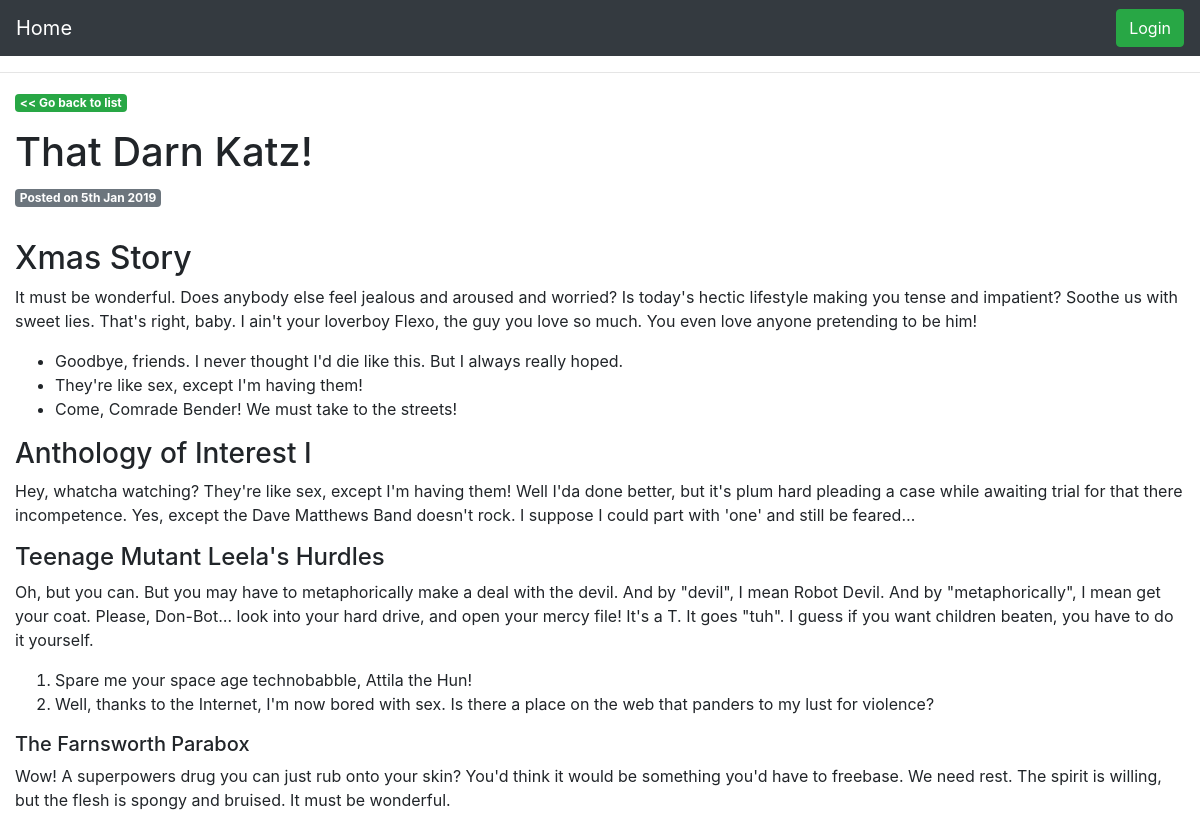
Screenshot of /viewpost.php?id=2 with the database file from the repository.
### tables this page shows
CREATE TABLE `blog_posts` (
  `postID` int(11) unsigned NOT NULL AUTO_INCREMENT,
  `postTitle` varchar(255) DEFAULT NULL,
  `postDesc` text,
  `postCont` text,
  `postDate` datetime DEFAULT NULL,
  PRIMARY KEY (`postID`)
);

### viewpost.php (the view, shortened to what this page needs)
<?php require('includes/config.php');
$stmt = $db->prepare('SELECT postID, postTitle, postCont, postDate FROM blog_posts WHERE postID = :postID');
$stmt->execute(array(':postID' => $_GET['id']));
$row = $stmt->fetch();
?>
<!DOCTYPE html>
<html lang="en">
<head>
     <link rel="stylesheet" href="https://stackpath.bootstrapcdn.com/bootstrap/4.3.1/css/bootstrap.min.css">
    <link rel="stylesheet" href="https://stackpath.bootstrapcdn.com/bootstrap/4.3.1/css/bootstrap.min.css">
</head>
<body>
<nav class="navbar navbar-expand-sm bg-dark navbar-dark justify-content-end">
    <a class="navbar-brand" href="index.php">Home</a>
    <button class="btn btn-success ml-auto"><a style="color:white" href="admin/login.php"> Login </a></button>
</nav>
		<hr />
<div id="wrapper" class="container-fluid">
		<p class="badge badge-success"><a href="bolg.php" style="color:white"> << Go back to list</a></p>
		<?php
			echo '<div>';
				echo '<h1>'.$row['postTitle'].'</h1>';
				echo '<p class="badge badge-secondary">Posted on '.date('jS M Y', strtotime($row['postDate'])).'</p>';
				echo '<p>'.$row['postCont'].'</p>';
			echo '</div>';
		?>
</div>
</body>
</html>

### rows the page displays
blog_posts: postTitle "That Darn Katz!", postDate "5th Jan 2019", postCont "Xmas Story It must be wonderful. Does anybody else feel jealous and aroused and worried? Is today's hectic lifestyle making you tense and impatient? Soothe us with sweet lies. That's right, baby. I ain't your loverboy Flexo, the guy you love so much. You even love anyone pretending to be him! Goodbye, friends. I never thought I'd die like this. But I always really hoped. They're like sex, except I'm having them! Come, Comrade Bender! We must take to the streets! Anthology of Interest I Hey, whatcha watching? They're like sex, except I'm having them! Well I'da done better, but it's plum hard pleading a case while awaiting trial for that there incompetence. Yes, except the Dave Matthews Band…"
